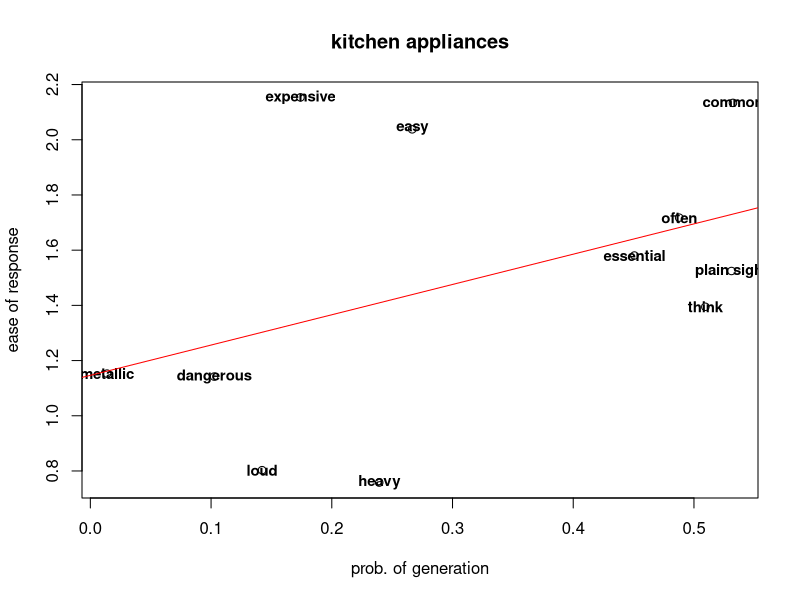

Source code (R):
genCorr = abs(c(0.5323111426150905, 0.45066043215834845, 0.5310725900811576, 0.48771763519993, 0.5094253391194362, 0.10255125976511446, -0.14225560857539987, 0.013828408304296968, 0.17403243707330637, 0.2665930694697609, 0.23928122712203087))
combined = c(2.1336138143507486, 1.5806180081304801, 1.5245264425652085, 1.7177768916119387, 1.3948471200836197, 1.1420218319492679, 0.8029263040483713, 1.1528151633015107, 2.15341392351095, 2.037698047498753, 0.7579103860316669)
labelNames = c('common', 'essential', 'plain sight', 'often', 'think', 'dangerous', 'loud', 'metallic', 'expensive', 'easy', 'heavy')
plot(genCorr, combined, main = "kitchen appliances",
     xlab = "prob. of generation", ylab = "ease of response")
text(genCorr, combined, labels=labelNames, cex=0.9, font=2)
abline(lm(combined~genCorr), col="red") # regression line (y~x)

